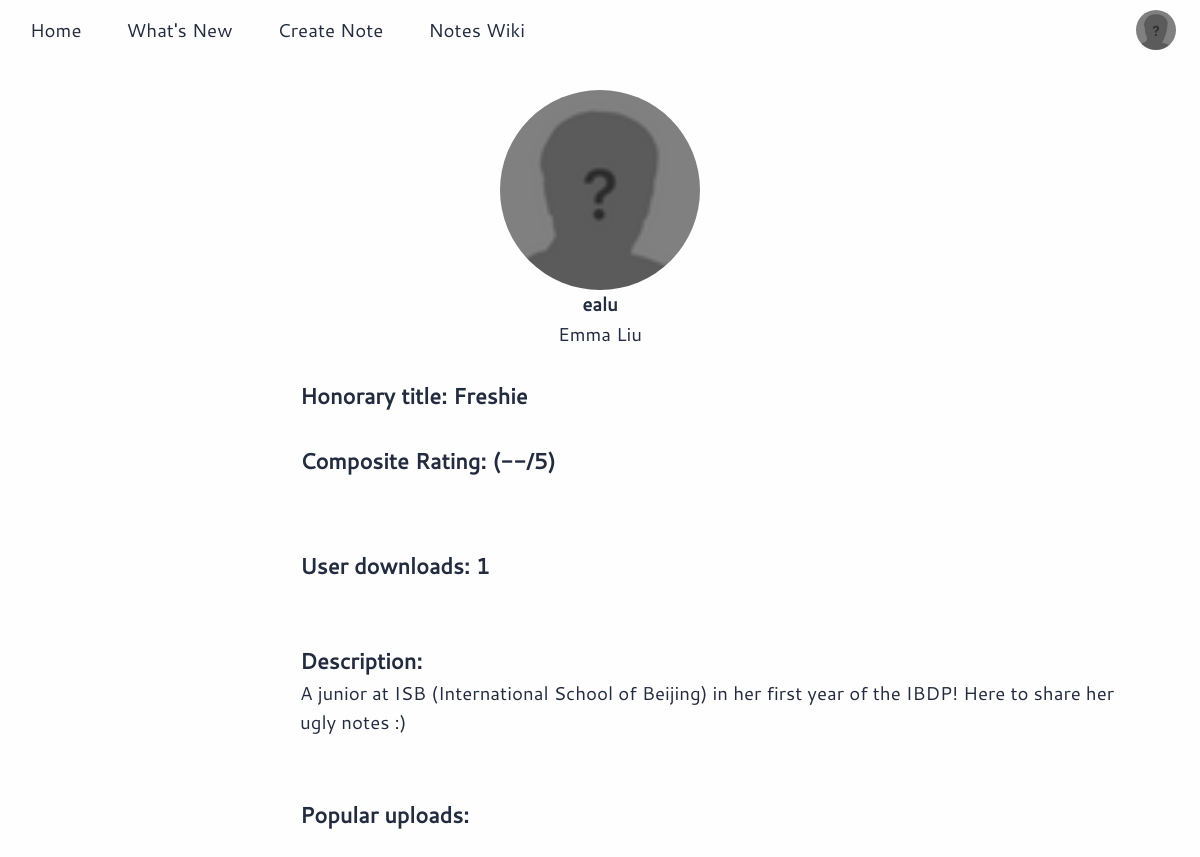
The page /htdocs/user.php?user=ealu (signed in) on the database its author committed.
### tables this page shows
CREATE TABLE `users` (
  `user_first` varchar(50) NOT NULL,
  `user_last` varchar(50) NOT NULL,
  `user_email` varchar(100) NOT NULL,
  `user_pwd` varchar(100) NOT NULL,
  `user_uid` varchar(50) NOT NULL,
  `user_id` int(255) NOT NULL AUTO_INCREMENT,
  `user_description` text NOT NULL DEFAULT '',
  `user_rating` float DEFAULT NULL,
  `user_downloads` int(255) NOT NULL DEFAULT 0,
  `user_points` int(11) NOT NULL DEFAULT 0,
  `user_title` text NOT NULL,
  `vkey` varchar(45) NOT NULL,
  `verified` tinyint(1) NOT NULL,
  `createdate` timestamp(6) NOT NULL DEFAULT current_timestamp(6),
  PRIMARY KEY (`user_id`)
);

### public/htdocs/user.php (the view, shortened to what this page needs)
<?php
include 'head.php';
?>
<?php
include 'includes/dbh.inc.php';
$uid = mysqli_real_escape_string($conn, $_GET['user']);
$sql = "SELECT * FROM users WHERE user_uid = '$uid'";
$result = mysqli_query($conn, $sql);
$queryResults = mysqli_num_rows($result);
if ($queryResults > 0) {
  while ($row = mysqli_fetch_assoc($result)) {
      $current_profile_uid = $row['user_uid'];
  }
}
else
{
    header("Location: index.php");
}
$sql = "SELECT AVG(a_rating) AS average_rating FROM notes WHERE a_author = '$current_profile_uid'";
$result = mysqli_query($conn, $sql);
$row = mysqli_fetch_assoc($result);
$this_rating = $row['average_rating'];
$sql = "SELECT * FROM users WHERE user_uid = '$current_profile_uid';";
        $result = mysqli_query($conn, $sql);
            if($row = mysqli_fetch_assoc($result))
            {
                $first_name = $row['user_first'];
                $last_name = $row['user_last'];
                $this_description = $row['user_description'];
                $this_popularity = $row['user_downloads'];
                $product = $this_rating*$this_popularity;
                if($product >= 0 && $product < 100)
                {
                    $title = "Freshie";
                }
                elseif($product >= 100 && $product < 500)
                {
                    $title = "Sophomore";
                }
                elseif($product >= 500 && $product < 2500)
                {
                    $title = "Merchant";
                }
                elseif($product >= 2500 && $product < 7500)
                {
                    $title = "Intellectual";
                }
                elseif($product >= 7500 && $product < 25000)
                {
                    $title = "Scholar";
                }
                elseif($product >= 25000 && $product < 50000)
                {
                    $title = "Grand Master";
                }
                elseif($product >= 50000 && $product < 250000)
                {
                    $title = "Elite";
                }
                elseif($product >= 250000 && $product < 500000)
                {
                    $title = "Honorary Member";
                }
                elseif($product >= 500000)
                {
                    $title = "Prophet";
                }
            }
?>
<link rel='stylesheet' href='/notes-wiki/notes-wiki-styles.css'>
<body>
<?php
    include 'header.php';
?>
    <br/>
    <br/>
    <br/>
        <center>
        <?php
            $jpg = 'profilepics/'.$current_profile_uid.'.jpg';
            $png = 'profilepics/'.$current_profile_uid.'.png';
            $jpeg = 'profilepics/'.$current_profile_uid.'.jpeg';
            $gif = 'profilepics/'.$current_profile_uid.'.gif';
            $default_path = 'images/profile-default-64x64.png';
            if(file_exists($jpg))
            {
                echo "<img src = '$jpg' style = 'border-radius: 100pt; border-image-width: 5pt; height: 150pt; width: 150pt;'/>";
            }
            elseif(file_exists($png))
            {
                echo "<img src = '$png' style = 'border-radius: 100pt; border-image-width: 5pt; height: 150pt; width: 150pt;'/>";
            }
            elseif(file_exists($jpeg))
            {
                echo "<img src = '$jpeg' style = 'border-radius: 100pt; border-image-width: 5pt; height: 150pt; width: 150pt;'/>";
            }
            elseif(file_exists($gif))
            {
                echo "<img src = '$gif' style = 'border-radius: 100pt; border-image-width: 5pt; height: 150pt; width: 150pt;'/>";
            }
            else
            {
                echo "<img src = '$default_path' style = 'border-radius: 100pt;  border-image-width: 5pt; height: 150pt; width: 150pt;'/>";
            }
        ?>
            <br/>
            <b>
            <?php echo $current_profile_uid;?>
            </b>
            <br/>
            <?php echo $first_name.' '.$last_name?>
        </center>
        <br/>
        <div style = "width: 70%; margin-left: 25%;">
            <h3>Honorary title: <?php echo $title; ?></h3>
            <br/>
            <h3>Composite Rating: (<?php if($this_rating != NULL){echo round($this_rating+1, 2);}else{echo "--";}  ?>/5)</h3>
            <p><span class="stars"><?php if($this_rating != NULL){echo $this_rating+1;}else{echo "0";} ?></span></p>
            <br/>
            <h3>User downloads: <?php echo $this_popularity; ?></h3>
            <br/>
            <br/>
            <h3>Description: </h3>
            <p>
                <?php echo $this_description;?>
            </p>
            <br/>
            <br/>
            <h3>Popular uploads: </h3>
            <br>
        </div>
        <br/>
        <br/>

### public/htdocs/header.php (shortened to what this page needs)
<header>
  <ul class='headerLinks'>
    <a href="http://<?php echo $_SERVER['HTTP_HOST'];?>" clear>
      <li>Home</li>
    </a>
    <a href="http://<?php echo $_SERVER['HTTP_HOST'];?>/today/" clear>
      <li>What's New</li>
    </a>
    <a href="http://<?php echo $_SERVER['HTTP_HOST'];?>/create/" clear>
      <li>Create Note</li>
    </a>
    <a href="http://<?php echo $_SERVER['HTTP_HOST'];?>/notes-wiki/" clear>
      <li>Notes Wiki</li>
    </a>
  </ul>
  <ul style='position:fixed;right:24px;' class='user-panels'>
    <?php
      if(isset($_SESSION['u_id'])) {
        $sql1 = "SELECT * FROM users WHERE user_id = $_SESSION[u_id]";
        $result1 = $conn->query($sql1);
        $check_previous_jpg = $_SERVER['DOCUMENT_ROOT'].'/profilepics/'.$_SESSION['u_uid'].'.jpg';
        $check_previous_png = $_SERVER['DOCUMENT_ROOT'].'/profilepics/'.$_SESSION['u_uid'].'.png';
        $check_previous_jpeg = $_SERVER['DOCUMENT_ROOT'].'/profilepics/'.$_SESSION['u_uid'].'.jpeg';
        $check_previous_gif = $_SERVER['DOCUMENT_ROOT'].'/profilepics/'.$_SESSION['u_uid'].'.gif';
        $jpg = 'http://'.$_SERVER['HTTP_HOST'].'/profilepics/'.$_SESSION['u_uid'].'.jpg';
        $jpeg = 'http://'.$_SERVER['HTTP_HOST'].'/profilepics/'.$_SESSION['u_uid'].'.jpeg';
        $png = 'http://'.$_SERVER['HTTP_HOST'].'/profilepics/'.$_SESSION['u_uid'].'.png';
        $gif = 'http://'.$_SERVER['HTTP_HOST'].'/profilepics/'.$_SESSION['u_uid'].'.gif';
        while ($row = $result1->fetch_assoc()) {
          if(file_exists($check_previous_jpg))
            {
                echo "<div class='header-profile-pic-wrapper'><img src = '$jpg' class='header-profile-pic'/></div>";
            }
          elseif(file_exists($check_previous_jpeg))
          {
                echo "<div class='header-profile-pic-wrapper'><img src = '$jpeg' class='header-profile-pic'/></div>";
          }
          elseif(file_exists($check_previous_png))
          {
                echo "<div class='header-profile-pic-wrapper'><img src = '$png' class='header-profile-pic'/></div>";
          }
          elseif(file_exists($check_previous_gif))
          {
                echo "<div class='header-profile-pic-wrapper'><img src = '$gif' class='header-profile-pic'/></div>";
          }
          else {
             echo "<div class='header-profile-pic-wrapper'><img src ='/images/profile-default-64x64.png' class='header-profile-pic'/></div>";
          }
        }
      ?>
    <?php } ?>
  </ul>
</header>

### build/htdocs/main.css (style rules this page uses)
* { margin: 0; padding: 0; vertical-align: baseline; background: transparent; font-family: Cantarell; }

### build/htdocs/styles/base.css (style rules this page uses)
:root { --boxshadow1: rgba(46, 83, 81); --boxshadow1t: rgba(46, 83, 81, 0.18); --boxshadow1t2: rgba(46, 83, 81, 0.1); --bx1: 0 2px 22px var(--boxshadow1t); --p1t: rgba(54, 172, 184, 0.25); --p1: rgb(54, 172, 184); --mdc-theme-background: rgb(54,172,184); --mdc-theme-primary: rgb(54,172,184); --p2: rgb(54, 150, 184); --p2l: #5aa9c4; --p2l2: #7fbcd1; --p2l3: #a3cfde; --p22: rgb(33, 133, 170); --p2t: rgba(54, 150, 184, 0.25); --p3: #d6f2f5; --black: rgb(35, 43, 62); --white: rgb(254, 254, 254); }
html { font-size: 14pt; }
* { box-sizing: border-box; }
body { background-color: var(--white); color: var(--black); box-sizing: border-box; font-family: 'Open Sans', Arial, sans-serif; font-weight: 300; line-height: 1.6; margin: 0px; font-size:1em; scroll-behavior: smooth; }
a { color: var(--p2); padding-bottom: 2px; position: relative; font-style: normal; cursor: pointer; text-decoration: none; display: inline-block; }
a::after { height: 2px; content: ""; background-color:var(--p2t); width: 100%; position: absolute; left: 0; bottom: 3px; transition: background-color 0.2s; }
a[clear] { color: inherit; }
a[clear]::after, a[clear]:hover::after, a[clear]:focus::after { width: 0; }
header { position: absolute; top: 0; width: 100%; position: fixed; transition: background-color 0.2s, -webkit-box-shadow 0.2s; transition: box-shadow 0.2s, background-color 0.2s; background-color: var(--white); z-index: 1000; height: 60px; font-weight: 400; display: flex; justify-content: flex-start; }
header .headerLinks a { list-style: none; display: inline-block; height: 60px; line-height: 60px; padding-left: 10px; padding-right: 10px; margin-left: 20px; border-bottom: 4px solid #fefefe; transition: border-bottom 0.2s; }
header > ul { margin: 0; }
.header-profile-pic { width:40px; height:40px; border-radius:50%; margin-top: 10px; cursor: pointer; }
.header-profile-pic-wrapper { display: inline-block; width: 40px; height: 40px; }
.header-profile-pic-wrapper::before { content: ""; box-shadow: 0 0px 12px 4px var(--boxshadow1t); width: 0px; height: 0px; position: absolute; margin-top: 10px; border-radius: 50%; z-index: -1; transform: translate(20px, 20px); transition: width 0.3s, height 0.3s, transform 0.3s; }
.user-panels { height:60px; }

### build/htdocs/notes-wiki/notes-wiki-styles.css (style rules this page uses)
span.stars, span.stars span { display: block; background: url(https://s3-us-west-2.amazonaws.com/s.cdpn.io/747/star-o-white.svg) 0 0 repeat-x; width: 200px; height: 40px; background-size: 40px 40px; }
:root { --green: rgba(22, 199, 66, 0.8); --orange: rgba(255, 197, 71, 0.9); --blue: rgba(37, 150, 202, 0.8); --red: rgba(223, 64, 16, 0.8); }

### public/htdocs/user.php (style rules this page uses)
span.stars, span.stars span { display: block; background: url(https://s3-us-west-2.amazonaws.com/s.cdpn.io/747/star-o-white.svg) 0 0 repeat-x; width: 200px; height: 40px; background-size: 40px 40px; }

### rows shown on the page
users: user_uid "ealu", user_first "Emma", user_last "Liu", user_downloads "Freshie", user_downloads "1", user_description "A junior at ISB (International School of Beijing) in her first year of the IBDP! Here to share her ugly notes :)"
